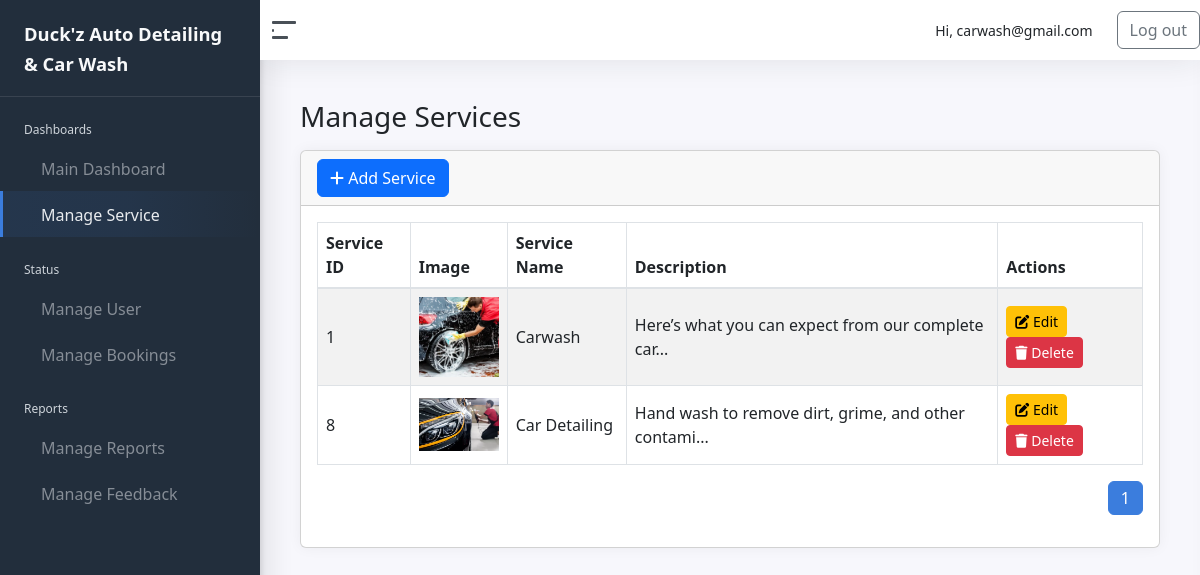
Before: /admin/manage_services.php (signed in) with the older database file.
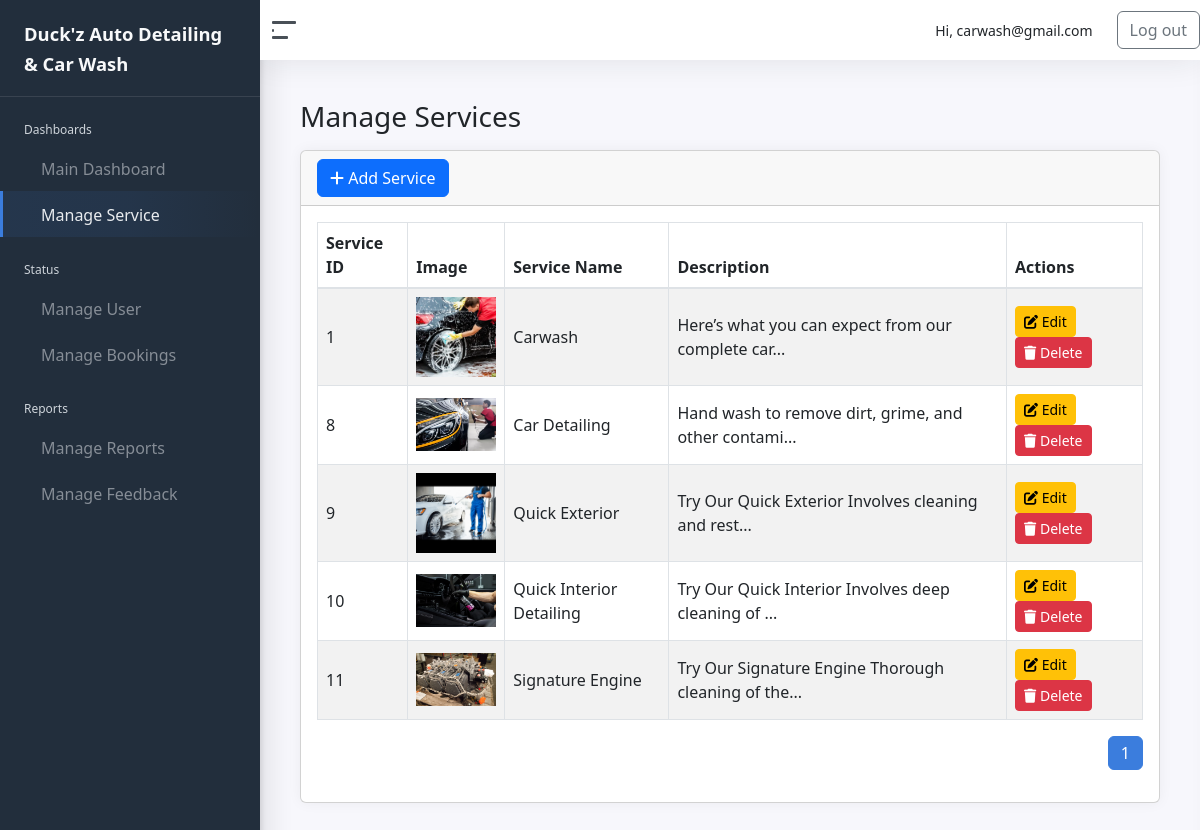
After: the same page with the newer database file.
### tables this page shows
CREATE TABLE `service` (
  `ServiceID` int(11) NOT NULL,
  `ServiceName` varchar(100) NOT NULL,
  `Description` text DEFAULT NULL,
  `ImagePath` varchar(255) DEFAULT NULL
);

### admin/manage_services.php (the view, shortened to what this page needs)
<?php
require_once '../connection/conn.php';
$limit = 5;
$page = isset($_GET['page']) ? (int)$_GET['page'] : 1;
$totalResult = mysqli_query($conn, "SELECT COUNT(*) as total FROM service");
$totalRow = mysqli_fetch_assoc($totalResult);
$totalPages = ceil($totalRow['total'] / $limit);
$sql = "SELECT * FROM service ORDER BY ServiceID ASC";
$result = mysqli_query($conn, $sql);
?>
<!DOCTYPE html>
<html lang="en">
    <head>
    <?php include 'includes/head.php'; ?>
    </head>
<body>
<div class="wrapper">
<?php include 'includes/sidebar.php'; ?>
    <div class="main">
        <?php include 'includes/navbar.php'; ?>
        <main class="content">
            <div class="container-fluid p-0">
                <h1 class="h3 mb-3">Manage Services</h1>
                <div class="row">
                    <div class="col-12">
                        <div class="card">
                            <div class="card-header">
                                <button class="btn btn-primary" data-bs-toggle="modal" data-bs-target="#addServiceModal">
                                    <i class="fa fa-plus"></i> Add Service
                                </button>
                            </div>
                            <div class="card-body">
                                <table id="example" class="table table-striped table-bordered">
                                    <thead>
                                        <tr>
                                            <th>Service ID</th>
                                            <th>Image</th>
                                            <th>Service Name</th>
                                            <th>Description</th>
                                            <th>Actions</th>
                                        </tr>
                                    </thead>
                                    <tbody>
                                    <?php while ($row = mysqli_fetch_assoc($result)): ?>
                                        <tr>
                                            <td><?php echo $row['ServiceID']; ?></td>
                                            <td><img src="../uploads/services/<?php echo $row['ImagePath']; ?>" width="80"></td>
                                            <td><?php echo $row['ServiceName']; ?></td>
                                            <td title="<?php echo htmlspecialchars($row['Description']); ?>">
                                                <?php echo strlen($row['Description']) > 50 ? substr($row['Description'], 0, 50) . '...' : $row['Description']; ?>
                                            </td>
                                            <td>
                                                <button class="btn btn-warning btn-sm" onclick="editService(<?php echo $row['ServiceID']; ?>)" data-bs-toggle="modal" data-bs-target="#editServiceModal">
                                                    <i class="fa fa-edit"></i> Edit
                                                </button>
                                                <form action="manage_services.php" method="POST" style="display:inline;">
                                                    <button type="submit" name="delete_service" class="btn btn-danger btn-sm" onclick="return confirm('Are you sure you want to delete this service?')">
                                                        <i class="fa fa-trash"></i> Delete
                                                    </button>
                                                </form>
                                            </td>
                                        </tr>
                                    <?php endwhile; ?>
                                    </tbody>
                                </table>
                                <nav>
                                    <ul class="pagination justify-content-end mt-3">
                                        <?php for ($i = 1; $i <= $totalPages; $i++): ?>
                                            <li class="page-item <?php echo ($i == $page) ? 'active' : ''; ?>">
                                                <a class="page-link" href="?page=<?php echo $i; ?>"><?php echo $i; ?></a>
                                            </li>
                                        <?php endfor; ?>
                                    </ul>
                                </nav>
                            </div>
                        </div>
                    </div>
                </div>
            </div>
        </main>
    </div>
</div>
</body>
</html>

### admin/includes/head.php (shortened to what this page needs)
<head>
    <link rel="stylesheet" href="css/admin-style.css">
	<link href="css/app.css" rel="stylesheet">
	<link rel="stylesheet" type="text/css" href="css/datatables.min.css"/>
<link href="https://cdn.jsdelivr.net/npm/bootstrap@5.3.0/dist/css/bootstrap.min.css" rel="stylesheet">
<link rel="stylesheet" href="https://cdnjs.cloudflare.com/ajax/libs/font-awesome/6.5.0/css/all.min.css">
<link href="https://cdn.jsdelivr.net/npm/bootstrap@5.3.0/dist/css/bootstrap.min.css" rel="stylesheet">
</head>

### admin/includes/sidebar.php (shortened to what this page needs)
	<nav id="sidebar" class="sidebar">
		<div class="sidebar-content js-simplebar">
			<a class="sidebar-brand" href="index.php">
        				<span class="align-middle">Duck'z Auto Detailing & Car Wash</span>
      			</a>
		<ul class="sidebar-nav">
			<li class="sidebar-header">
				Dashboards
			</li>
		<li class="sidebar-item <?php if(basename($_SERVER['PHP_SELF']) == 'dashboard.php'){echo 'active';} ?>">
			<a class="sidebar-link" href="dashboard.php">
					<span class="align-middle">Main Dashboard</span>
			</a>
		</li>
		<li class="sidebar-item <?php if(basename($_SERVER['PHP_SELF']) == 'manage_services.php'){echo 'active';} ?>" >
			<a class="sidebar-link" href="manage_services.php">
					<span class="align-middle">Manage Service</span>
          		</a>
			</li>
			<li class="sidebar-header">
				Status
			</li>
		<li class="sidebar-item <?php if(basename($_SERVER['PHP_SELF']) == 'manage_user.php'){echo 'active';} ?>">
			<a class="sidebar-link" href="manage_user.php">
					<span class="align-middle">Manage User</span>
          		</a>
		</li>
		<li class="sidebar-item <?php if(basename($_SERVER['PHP_SELF']) == 'manage_bookings.php'){echo 'active';} ?>">
			<a class="sidebar-link" href="manage_bookings.php">
					<span class="align-middle">Manage Bookings</span>
          		</a>
		</li>
			<li class="sidebar-header">
				Reports
			</li>
			<li class="sidebar-item <?php if(basename($_SERVER['PHP_SELF']) == 'manage_reports.php'){echo 'active';} ?>">
			<a class="sidebar-link" href="manage_reports.php">
					<span class="align-middle">Manage Reports</span>
          		</a>
		</li>
		<li class="sidebar-item <?php if(basename($_SERVER['PHP_SELF']) == 'manage_feedback.php'){echo 'active';} ?>">
			<a class="sidebar-link" href="manage_feedback.php">
					<span class="align-middle">Manage Feedback</span>
          		</a>
		</li>
		</ul>
	</div>
</nav>

### admin/includes/navbar.php (shortened to what this page needs)
<nav class="navbar navbar-expand navbar-light navbar-bg">
   <a class="sidebar-toggle d-flex">
      <i class="hamburger align-self-center"></i>
   </a>
   <div class="navbar-collapse collapse justify-content-end">
      <ul class="navbar-nav navbar-align d-flex align-items-center">
         <li class="nav-item me-3">
            <span class="nav-link text-dark">
               Hi, <?php echo $_SESSION["email"]; ?>
            </span>
         </li>
         <li class="nav-item">
            <a href="#" class="btn btn-outline-secondary" id="logout-btn">
               <i class='bx bx-log-out'></i> Log out
            </a>
         </li>
      </ul>
   </div>
</nav>

### admin/css/admin-style.css (style rules this page uses)
html { scroll-behavior: smooth; }
body { background-color: #f8f9fa; font-family: 'Segoe UI', Tahoma, Geneva, Verdana, sans-serif; color: #333; }
.content { max-height: 100vh; overflow-y: auto; }
.wrapper { height: 100vh; }
.main { flex: 1; overflow-y: auto; padding-bottom: 50px; height: calc(100vh - 60px); }
.card { border: 1px solid #ddd; margin-bottom: 20px; transition: transform 0.3s ease-in-out, box-shadow 0.3s ease; border-radius: 10px; opacity: 0; animation: fadeInUp 0.8s forwards; }
.card-body { padding: 20px; background-color: #ffffff; border-radius: 10px; }
#sidebar.sidebar { position: relative; top: 0; left: 0; height: 100%; width: 250px; background-color: #343a40; color: #ffffff; z-index: 1000; overflow-y: auto; padding-bottom: 10px; transition: width 0.3s ease; box-shadow: 2px 0 5px rgba(0, 0, 0, 0.1); }
.sidebar-brand { font-size: 1.1rem; font-weight: bold; padding: 15px 0; color: #ffffff; text-decoration: none; border-bottom: 1px solid rgba(255,255,255,0.1); }
.navbar { position: relative; top: 0; left: auto; right: 0; height: 60px; background-color: #f8f9fa; border-bottom: 1px solid #dee2e6; z-index: 1050; display: flex; align-items: center; padding: 0 20px; transition: left 0.3s ease; }
.sidebar-toggle { cursor: pointer; padding: 8px 12px; font-size: 20px; color: #333; }
.navbar-align { margin-left: auto; }
.navbar-nav .nav-item .nav-link { color: #333; font-weight: 500; font-size: 14px; }

Changed rows visible on the page:
added service: ServiceID "9", ImagePath (picture), ServiceName "Quick Exterior", Description "Try Our Quick Exterior Involves cleaning and rest"
added service: ServiceID "10", ImagePath (picture), ServiceName "Quick Interior Detailing", Description "Try Our Quick Interior Involves deep cleaning of"
added service: ServiceID "11", ImagePath (picture), ServiceName "Signature Engine", Description "Try Our Signature Engine Thorough cleaning of the"
